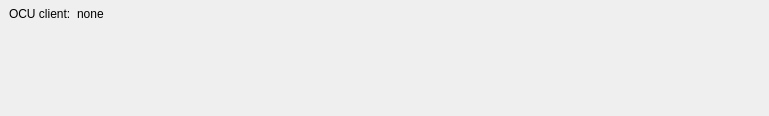
<?xml version="1.0" encoding="UTF-8"?>
<ui version="4.0">
 <class>Form</class>
 <widget class="QWidget" name="Form">
  <property name="geometry">
   <rect>
    <x>0</x>
    <y>0</y>
    <width>769</width>
    <height>116</height>
   </rect>
  </property>
  <property name="windowTitle">
   <string>Form</string>
  </property>
  <layout class="QVBoxLayout" name="verticalLayout">
   <property name="spacing">
    <number>0</number>
   </property>
   <property name="leftMargin">
    <number>3</number>
   </property>
   <property name="topMargin">
    <number>3</number>
   </property>
   <property name="rightMargin">
    <number>3</number>
   </property>
   <property name="bottomMargin">
    <number>6</number>
   </property>
   <item>
    <widget class="QFrame" name="robots">
     <layout class="QVBoxLayout" name="layout_robots">
      <property name="spacing">
       <number>3</number>
      </property>
      <property name="margin">
       <number>0</number>
      </property>
     </layout>
    </widget>
   </item>
   <item>
    <widget class="QFrame" name="info_frame">
     <property name="sizePolicy">
      <sizepolicy hsizetype="Preferred" vsizetype="Fixed">
       <horstretch>0</horstretch>
       <verstretch>0</verstretch>
      </sizepolicy>
     </property>
     <property name="frameShape">
      <enum>QFrame::NoFrame</enum>
     </property>
     <layout class="QHBoxLayout" name="horizontalLayout">
      <property name="spacing">
       <number>6</number>
      </property>
      <property name="leftMargin">
       <number>6</number>
      </property>
      <property name="topMargin">
       <number>0</number>
      </property>
      <property name="rightMargin">
       <number>6</number>
      </property>
      <property name="bottomMargin">
       <number>6</number>
      </property>
      <item>
       <widget class="QLabel" name="label_client">
        <property name="sizePolicy">
         <sizepolicy hsizetype="Fixed" vsizetype="Fixed">
          <horstretch>0</horstretch>
          <verstretch>0</verstretch>
         </sizepolicy>
        </property>
        <property name="text">
         <string>OCU client:</string>
        </property>
       </widget>
      </item>
      <item>
       <widget class="QLabel" name="label_address">
        <property name="text">
         <string>none</string>
        </property>
       </widget>
      </item>
      <item>
       <widget class="QPushButton" name="warn_client_button">
        <property name="sizePolicy">
         <sizepolicy hsizetype="Fixed" vsizetype="Fixed">
          <horstretch>0</horstretch>
          <verstretch>0</verstretch>
         </sizepolicy>
        </property>
        <property name="maximumSize">
         <size>
          <width>24</width>
          <height>24</height>
         </size>
        </property>
        <property name="focusPolicy">
         <enum>Qt::NoFocus</enum>
        </property>
        <property name="icon">
         <iconset theme="dialog-warning">
          <normaloff/>
         </iconset>
        </property>
        <property name="flat">
         <bool>true</bool>
        </property>
       </widget>
      </item>
     </layout>
    </widget>
   </item>
   <item>
    <spacer name="verticalSpacer">
     <property name="orientation">
      <enum>Qt::Vertical</enum>
     </property>
     <property name="sizeHint" stdset="0">
      <size>
       <width>20</width>
       <height>40</height>
      </size>
     </property>
    </spacer>
   </item>
  </layout>
 </widget>
 <resources/>
 <connections/>
</ui>
